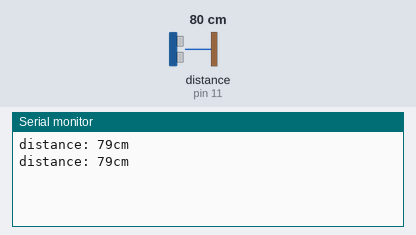
A sketch run on a simulated Arduino Uno, built with avr-gcc and run on an emulated ATmega328P. Shown: the last lines printed to the serial monitor. Wiring (inferred from the names in the program): ultrasonic range finder: trigger pin 10; echo pin 11. Inputs (shaded band) come from the test bench; at power-on: distance to the obstacle (sensor on pin 11) 80 cm. The echo pulse lasts 58.3 µs per cm.

Above: at 1.8 s.
1.9 s: distance to the obstacle (sensor on pin 11) set to 2 cm
At 2.8 s:
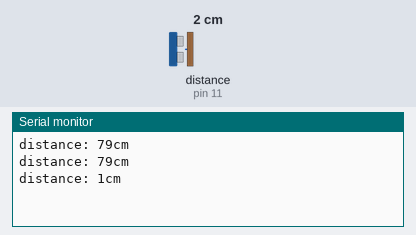
3.4 s: distance to the obstacle (sensor on pin 11) set to 4 cm
At 4.7 s:
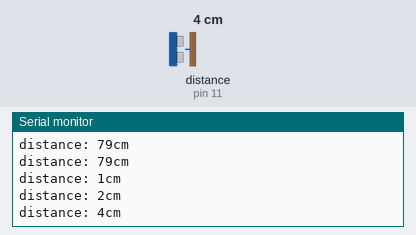
Timing chart, 0 to 6.4 s (numbered marks = the images above; inputs shaded):
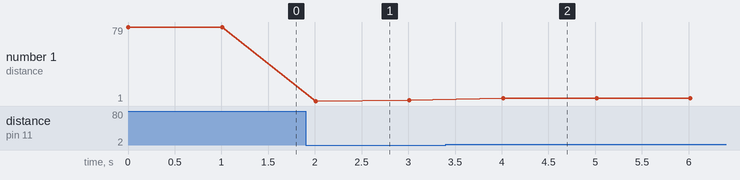

The sketch:

ultrasonic_distance.ino
```cpp
#define trigPin 10
#define echoPin 11


void setup()
{
  Serial.begin (9600);
  pinMode(trigPin, OUTPUT);
  pinMode(echoPin, INPUT);

}


void loop()
{
  long duration, distance;
  digitalWrite(trigPin, LOW);
  delayMicroseconds(2);
  digitalWrite(trigPin, HIGH);
  delayMicroseconds(10);
  digitalWrite(trigPin, LOW);
  duration = pulseIn(echoPin, HIGH);
  distance = (duration/2) / 29.1;
  Serial.print("distance: ");
  Serial.print(distance);
  Serial.print("cm    \n");
  delay(1000);


}
```

Measured:
- after the input at 1.9 s, the serial monitor: prints a new line after 0.11 s (image 1)
- after the input at 3.4 s, the serial monitor: prints a new line after 0.61 s (image 2)
- plotted number 1: 79 → 2 after the input at 1.9 s, 2 → 4 after the input at 3.4 s
